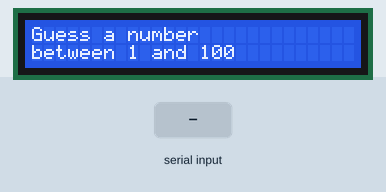
This program was run on a simulated Raspberry Pi (BCM pin numbers). On the bench: 27×2 character LCD. Inputs (shaded band) come from the test bench. Random numbers come from a fixed seed; what the program prints to the terminal is not drawn. At 12.4 s the program stops and its outputs stay as they are.

Above: at 6.2 s.
6.3 s: "200" typed at the terminal, then Enter
At 6.6 s:
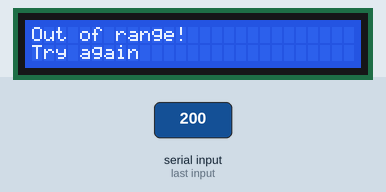
7.8 s: "5" typed at the terminal, then Enter
At 9.5 s:
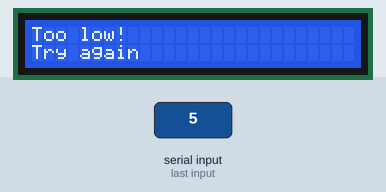
9.8 s: "90" typed at the terminal, then Enter
At 11.2 s:
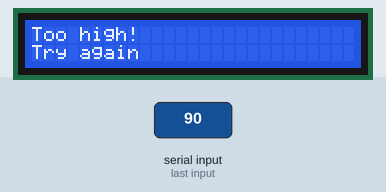
11.9 s: "exit" typed at the terminal, then Enter
At 12.9 s:
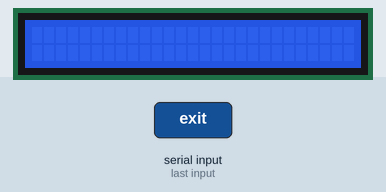
Timing chart, 0 to 13.9 s (numbered marks = the images above; inputs shaded):
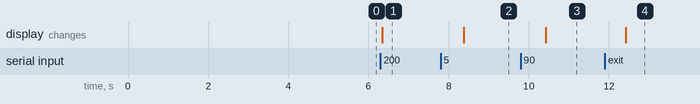

Measured:
- after the input at 6.3 s, the display: first changes at once (image 1 shows a later state)
- after the input at 7.8 s, the display: changes after 0.58 s (image 2)
- after the input at 9.8 s, the display: changes after 0.62 s (image 3)
- after the input at 11.9 s, the display: changes after 0.52 s (image 4)

The program:

number-guessing-game.py
```python
from RPLCD.i2c import CharLCD
import time
import random

# Initialize the LCD with the I2C address (0x27). Modify the address if necessary.
lcd = CharLCD('PCF8574', 0x27, cols=27, rows=2)

def display_message(line1, line2='', delay=2):
    """
    Function to display a message on the LCD screen and wait for a specified delay.

    Args:
    line1 (str): The message to display on the first line.
    line2 (str): The message to display on the second line (optional).
    delay (int): The time in seconds to display the message. Default is 2 seconds.
    """
    lcd.clear()
    lcd.write_string(line1)
    if line2:
        lcd.crlf()  # Move to the second line
        lcd.write_string(line2)
    time.sleep(delay)

def main():
    # Set the range for the guessing game
    lower_bound = 1
    upper_bound = 100

    # Generate a random number between lower_bound and upper_bound
    number_to_guess = random.randint(lower_bound, upper_bound)
    attempts = 0

    display_message("Guess a number", "between 1 and 100")
    time.sleep(3)  # Give the player some time to read the initial message

    while True:
        # Prompt the user for a guess
        user_input = input("Enter your guess (or 'exit' to quit): ")

        if user_input.lower() == 'exit':
            break

        try:
            guess = int(user_input)
            attempts += 1

            if guess < lower_bound or guess > upper_bound:
                display_message("Out of range!", "Try again")
            elif guess < number_to_guess:
                display_message("Too low!", "Try again")
            elif guess > number_to_guess:
                display_message("Too high!", "Try again")
            else:
                display_message("Correct!", f"Attempts: {attempts}")
                break
        except ValueError:
            display_message("Invalid input!", "Try again")

    # Clear the display before exiting
    lcd.clear()

if __name__ == "__main__":
    main()
```
